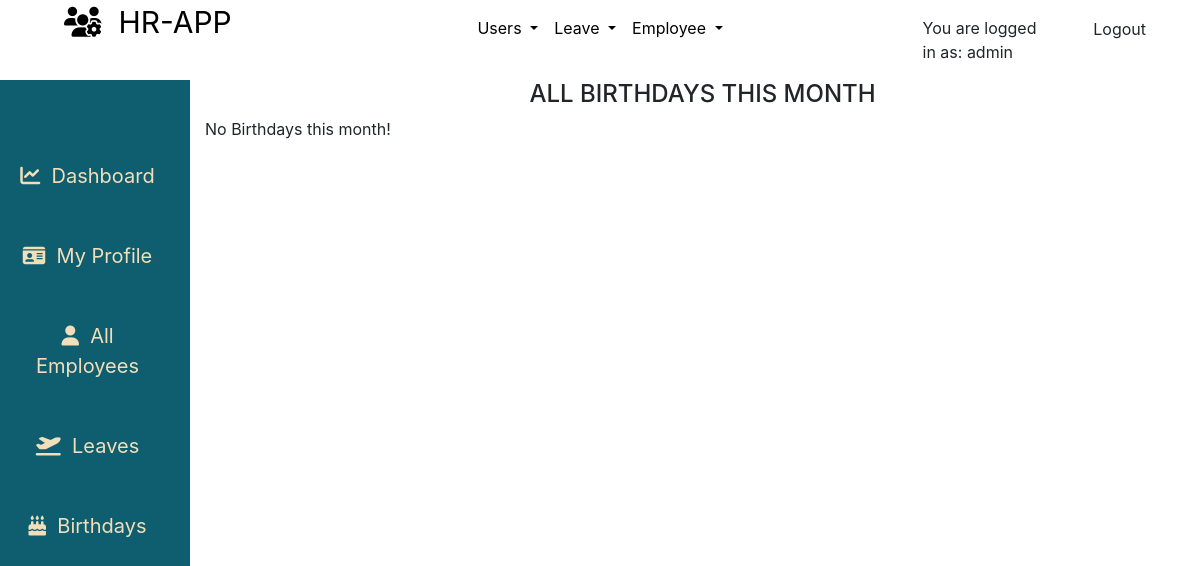
The app's page /employees/birthdays/ (signed in), older data.
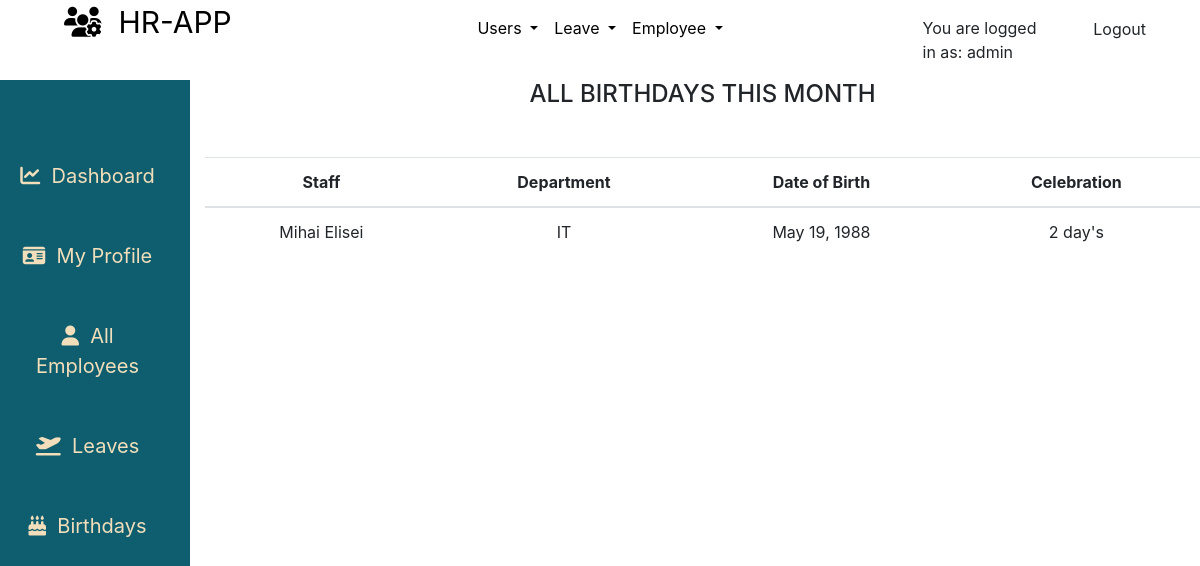
The same page, newer data.
### employees/models.py (models this page shows, shortened)
class Employee(models.Model):
    MALE = 'male'
    FEMALE = 'female'
    GENDER = (
    (MALE, 'Male'),
    (FEMALE, 'Female'),
    )
    MR = 'Mr'
    MRS = 'Mrs'
    MSS = 'Mss'
    DR = 'Dr'
    SIR = 'Sir'
    MADAM = 'Madam'
    TITLE = (
    (MR, 'Mr'),
    (MRS, 'Mrs'),
    (MSS, 'Mss'),
    (DR, 'Dr'),
    (SIR, 'Sir'),
    (MADAM, 'Madam'),
    )
    FULL_TIME = 'Full-Time'
    PART_TIME = 'Part-Time'
    CONTRACT = 'Contract'
    INTERN = 'Intern'
    EMPLOYEETYPE = (
    (FULL_TIME, 'Full-Time'),
    (PART_TIME, 'Part-Time'),
    (CONTRACT, 'Contract'),
    (INTERN, 'Intern'),
    )
    MASTERS = 'Masters Degree'
    BACHELOR = 'Bachelor Degree'
    ADVANCED = 'Craft / Higher Certificate'
    LEAVING = 'Leaving Certificate'
    JUNIOR = 'Junior Certificate'
    OTHER = 'Other'
    EDUCATIONAL_LEVEL = (
    (MASTERS, 'Masters Degree'),
    (BACHELOR, 'Bachelor Degree'),
    (ADVANCED, 'Craft / Higher Certificate'),
    (LEAVING, 'Leaving Certificate'),
    (JUNIOR, 'Junior Certificate'),
    (OTHER, 'Other'),
    )
    id = models.CharField(_('Employee ID Number'), max_length=10, null=False, blank=False, primary_key=True)
    user = models.ForeignKey(User, on_delete=models.CASCADE, default=None)
    title = models.CharField(_('Title'), max_length=5, default=MR, choices=TITLE, blank=False, null=False)
    firstname = models.CharField(_('First Name'), max_length=125, null=False, blank=False)
    lastname = models.CharField(_('Last Name'), max_length=125, null=False, blank=False)
    othername = models.CharField(_('Other Name (optional)'), max_length=125, null=True, blank=True)
    sex = models.CharField(_('Gender'), max_length=9, choices=GENDER, blank=False)
    email = models.CharField(_('Email'), max_length=255, default=None, blank=False, null=False)
    tel = PhoneNumberField(null=False, blank=False, verbose_name='Phone Number', help_text= 'Enter number with Country Code Eg. +353000000000')
    birthday = models.DateField(_('Birthday'),blank=False,null=False)
    nationality = models.ForeignKey(Nationality, verbose_name=_('Nationality'), on_delete=models.SET_NULL, null=True, default=None)
    address = models.CharField(_('Address'), help_text='address of current residence', max_length=125, null=True, blank=True)
    education = models.CharField(_('Education'),help_text='Highest educational level', max_length=26, choices=EDUCATIONAL_LEVEL, blank=False, null=True)
    lastwork = models.CharField(_('Last Place of Work'), help_text='Where was the last place you worked ?', max_length=125, null=True, blank=True)
    position = models.CharField(_('Position Held'),help_text='What position where you in your last place of work ?', max_length=255, null=True, blank=True)
    department = models.ForeignKey(Department, verbose_name =_('Department'), on_delete=models.SET_NULL, null=True, default=None)
    role = models.ForeignKey(Role, verbose_name=_('Role'), on_delete=models.SET_NULL, null=True, default=None)
    startdate = models.DateField(_('Employement Date'), help_text='date of employement', blank=False, null=True)
    employeetype = models.CharField(_('Employee Type'), max_length=15, default=FULL_TIME, choices=EMPLOYEETYPE, blank=False, null=True)
    dateissued = models.DateField(_('Date Issued'), help_text='date staff id was issued', blank=False, null=True)
    created = models.DateTimeField(verbose_name=_('Created'), auto_now_add=True, null=True)
    is_blocked = models.BooleanField(_('Is Blocked'),help_text='button to toggle employee block and unblock',default=False)
    is_deleted = models.BooleanField(_('Is Deleted'),help_text='button to toggle employee deleted and undelete',default=False)
    objects = EmployeeManager()
    class Meta:
        verbose_name = _('Employee')
        verbose_name_plural = _('Employees')
        ordering = ['-created']
    @property
    def get_full_name(self):
        fullname = ''
        firstname = self.firstname
        lastname = self.lastname
        othername = self.othername
        if (firstname and lastname) or othername is None:
            fullname = firstname + ' ' + lastname
            return fullname
        elif othername:
            fullname = firstname + ' ' + lastname + ' ' + othername
            return fullname
        return
    @property
    def birthday_today(self):
        return self.birthday.day == datetime.date.today().day
    @property
    def days_check_date_fade(self):
        return self.birthday.day < datetime.date.today().day
    def birthday_counter(self):
        today = datetime.date.today()
        current_year = today.year
        birthday = self.birthday
        future_date_of_birth = datetime.date(current_year,birthday.month,birthday.day)
        if birthday:
            if (future_date_of_birth - today).days > 1:
                return str((future_date_of_birth - today).days) + ' day\'s'
            else:
                return ' tomorrow'
        return

class Department(models.Model):
    name = models.CharField(max_length=125)
    description = models.CharField(max_length=125, null=True, blank=True)
    created = models.DateTimeField(verbose_name=_('Created'), auto_now_add=True)
    updated = models.DateTimeField(verbose_name=_('Updated'), auto_now=True)
    class Meta:
        verbose_name = _('Department')
        verbose_name_plural = _('Departments')
        ordering = ['name', 'created']
    def __str__(self):
        return self.name

### employees/views.py (the view)
# urls.py: path('birthdays/', views.birthdays, name='birthdays'),
def birthdays(request):
	if not request.user.is_authenticated:
		return redirect('/')
	employees = Employee.objects.birthdays_current_month()
	month = datetime.date.today().strftime('%B')
	paginator = Paginator(employees, 5)
	page = request.GET.get('page')
	employee_list = paginator.get_page(page)
	context = {
	'birthdays':employee_list,
	'month':month,
	'count_birthdays':employees.count(),
	'title':'Birthdays',
	'employee_list':employee_list,
	}
	return render(request,'employees/birthdays.html',context)

### employees/manager.py (called while the page is built)
    def birthdays_current_month(self):
        current_date = datetime.date.today()
        return super().get_queryset().filter(is_blocked=False).filter(birthday__month=current_date.month)

### employees/templates/employees/birthdays.html (shortened to what this page needs)
{% extends "base.html" %}
{% load static %}
{% load crispy_forms_tags %}
{% block content %}
<div class="container-fluid">
    <div class="row flex-nowrap mt-0">
        <div class="col-auto col-md-2 col-xl-2 px-sm-2 px-0 teal-color beige-color">
            <div class="d-flex flex-column align-items-center align-items-sm-start px-3 pt-2 min-vh-100">
                <ul class="nav nav-pills flex-column mb-sm-auto mt-5 align-items-center align-items-sm-right" id="menu"
                    style="width: 100%;">
                    <li class="nav-item sidebar-item">
                        <a href="{% url 'home' %}" class="nav-link align-middle px-0">
                            <i class="fas fa-chart-line"></i><span class="ms-1 d-none d-sm-inline">&nbsp;
                                Dashboard</span>
                        </a>
                    </li>
                    <li class="nav-item sidebar-item">
                        <a href="{% url 'userprofile' %}" class="nav-link align-middle px-0">
                            <i class="fas fa-id-card"></i><span class="ms-1 d-none d-sm-inline">&nbsp; My Profile</span>
                        </a>
                    </li>
                    {% if request.user.is_superuser and request.user.is_staff %}
                    <li class="nav-item sidebar-item">
                        <a href="{% url 'employees' %}" class="nav-link align-middle px-0">
                            <i class="fas fa-user"></i><span class="ms-1 d-none d-sm-inline">&nbsp; All Employees</span>
                        </a>
                    </li>
                    {% endif %}
                    <li class="nav-item sidebar-item">
                        <a href="#" class="nav-link align-middle px-0">
                            <i class="fas fa-plane-departure"></i><span class="ms-1 d-none d-sm-inline">&nbsp;
                                Leaves</span>
                        </a>
                    </li>
                    <li class="nav-item sidebar-item">
                        <a href="{% url 'birthdays' %}" class="nav-link align-middle px-0">
                            <i class="fas fa-birthday-cake"></i><span class="ms-1 d-none d-sm-inline">&nbsp;
                                Birthdays</span>
                        </a>
                    </li>
                </ul>
            </div>
        </div>
        <div class="col-10">
            <div class="table-responsive scroll-form">
                <div class="text-center table-description">
                    <h4 class="table-title">ALL BIRTHDAYS THIS MONTH</h4>
                </div>
                {% if birthdays %}
                <table class="table mt-5">
                    <thead style="text-align: center;">
                        <tr>
                            <th scope="col">Staff</th>
                            <th scope="col">Department</th>
                            <th scope="col">Date of Birth</th>
                            <th scope="col">Celebration</th>
                        </tr>
                    </thead>
                    <tbody style="text-align: center;">
                        {% for employee in birthdays %}
                        <tr>
                            <td>{{ employee.get_full_name }}</td>
                            <td>{{ employee.department }}</td>
                            <td>{{ employee.birthday }}</td>
                            {% if employee.birthday_today %}
                            <td style="color: #820000;">Happy Birthday!</td>
                            {% elif employee.days_check_date_fade %}
                            <td>celebrated</td>
                            {% else %}
                            <td>{{ employee.birthday_counter}}</td>
                            {% endif %}
                        </tr>
                        {% endfor %}
                    </tbody>
                </table>
                {% else %}
                <p class="no-birthdays">No Birthdays this month!</p>
                {% endif %}
            </div>
        </div>
    </div>
</div>
{% endblock %}

Row changes from the older to the newer data that the page shows:
now on this page (row edited): Employee: get_full_name "Mihai Elisei", department "IT", birthday "May 19, 1988", birthday_counter "2 day's"
Text that changed along with them:
text no longer shown: "No Birthdays this month!"
text now shown: "Staff Department Date of Birth Celebration"
